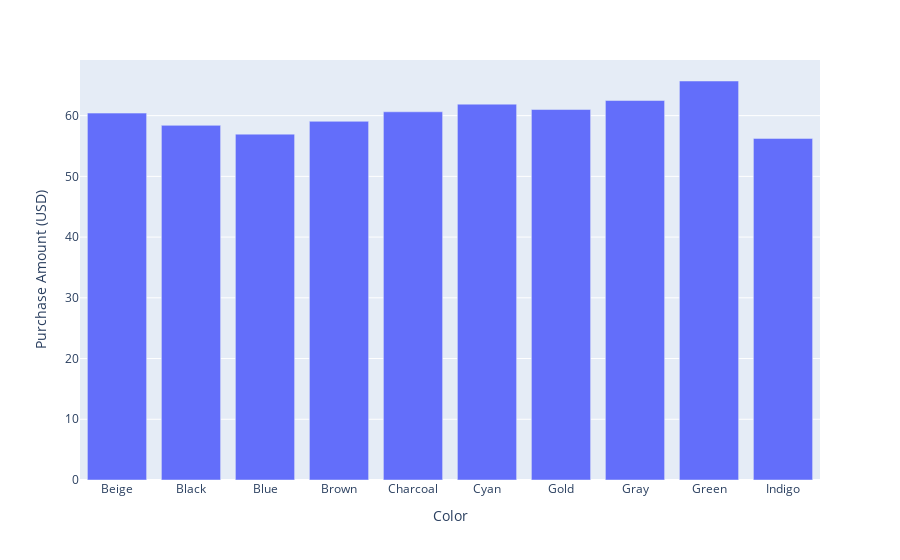

Notebook code cell kept with this figure:
### Code cell
# Plotting the top 10 most popular colors
top_color = df.groupby('Color')['Purchase Amount (USD)'].mean().sort_values(ascending = True)
top_color = df.groupby('Color')['Purchase Amount (USD)'].mean().reset_index()
fig = px.bar(top_color.head(10), x = 'Color' , y = 'Purchase Amount (USD)')
fig.show()

### Figure 1 — Plotly figure (JSON) as saved in the notebook; plotly's stock layout.template omitted (floating-point values rounded to 4 significant figures)
{"data": [{"hovertemplate": "Color=%{x}<br>Purchase Amount (USD)=%{y}<extra></extra>", "legendgroup": "", "marker": {"color": "#636efa", "pattern": {"shape": ""}}, "name": "", "orientation": "v", "showlegend": false, "textposition": "auto", "type": "bar", "x": ["Beige", "Black", "Blue", "Brown", "Charcoal", "Cyan", "Gold", "Gray", "Green", "Indigo"], "xaxis": "x", "y": [60.41, 58.4, 56.95, 59.06, 60.63, 61.89, 61.01, 62.49, 65.7, 56.25], "yaxis": "y"}], "layout": {"barmode": "relative", "legend": {"tracegroupgap": 0}, "margin": {"t": 60}, "xaxis": {"anchor": "y", "domain": [0, 1], "title": {"text": "Color"}}, "yaxis": {"anchor": "x", "domain": [0, 1], "title": {"text": "Purchase Amount (USD)"}}}}
